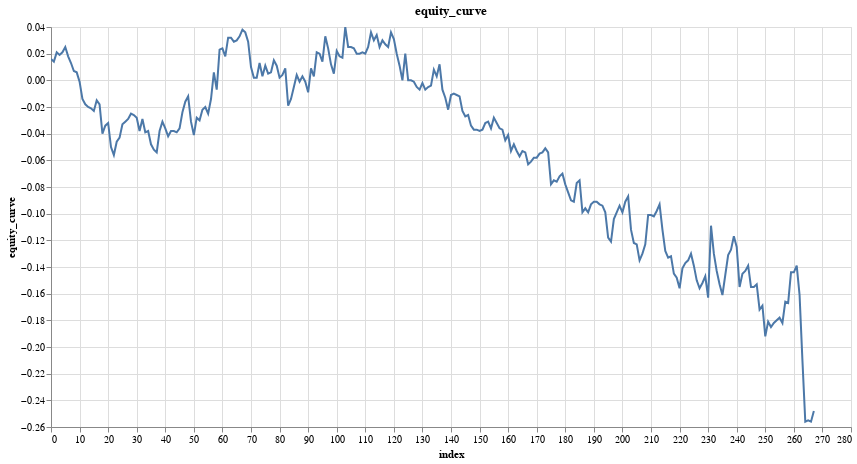

Notebook code cell kept with this figure:
### Code cell
research.plot_column(trade_results, 'equity_curve')
# Issue with something that I did'nt installed but I think as we can see  in the view that we are not gaining any thing here

### Figure 1 — Vega specification as saved in the notebook (floating-point values rounded to 4 significant figures; data arrays with more than 128 entries replaced by an {"elided": "..."} marker saying what was removed)
{"$schema": "https://vega.github.io/schema/vega/v5.json", "data": [{"name": "param_13_store"}, {"name": "source_0", "values": {"elided": "268 records"}}, {"name": "source_0_x_domain_index", "values": [{"min": 0, "max": 267}]}, {"name": "source_0_y_domain_equity_curve", "values": [{"min": -0.256, "max": 0.04}]}], "signals": [{"name": "unit", "value": {}, "on": [{"events": "pointermove", "update": "isTuple(group()) ? group() : unit"}]}, {"name": "param_13", "update": "vlSelectionResolve(\"param_13_store\", \"union\")"}, {"name": "param_13_index", "on": [{"events": [{"source": "view", "type": "dblclick"}], "update": "null"}, {"events": {"signal": "param_13_translate_delta"}, "update": "panLinear(param_13_translate_anchor.extent_x, -param_13_translate_delta.x / width)"}, {"events": {"signal": "param_13_zoom_delta"}, "update": "zoomLinear(domain(\"x\"), param_13_zoom_anchor.x, param_13_zoom_delta)"}]}, {"name": "param_13_equity_curve", "on": [{"events": [{"source": "view", "type": "dblclick"}], "update": "null"}, {"events": {"signal": "param_13_translate_delta"}, "update": "panLinear(param_13_translate_anchor.extent_y, param_13_translate_delta.y / height)"}, {"events": {"signal": "param_13_zoom_delta"}, "update": "zoomLinear(domain(\"y\"), param_13_zoom_anchor.y, param_13_zoom_delta)"}]}, {"name": "param_13_tuple", "on": [{"events": [{"signal": "param_13_index || param_13_equity_curve"}], "update": "param_13_index && param_13_equity_curve ? {unit: \"\", fields: param_13_tuple_fields, values: [param_13_index,param_13_equity_curve]} : null"}]}, {"name": "param_13_tuple_fields", "value": [{"field": "index", "channel": "x", "type": "R"}, {"field": "equity_curve", "channel": "y", "type": "R"}]}, {"name": "param_13_translate_anchor", "value": {}, "on": [{"events": [{"source": "scope", "type": "pointerdown"}], "update": "{x: x(unit), y: y(unit), extent_x: domain(\"x\"), extent_y: domain(\"y\")}"}]}, {"name": "param_13_translate_delta", "value": {}, "on": [{"events": [{"source": "window", "between": [{"source": "scope", "type": "pointerdown"}, {"source": "window", "type": "pointerup"}], "consume": true, "type": "pointermove"}], "update": "{x: param_13_translate_anchor.x - x(unit), y: param_13_translate_anchor.y - y(unit)}"}]}, {"name": "param_13_zoom_anchor", "on": [{"events": [{"source": "scope", "consume": true, "type": "wheel"}], "update": "{x: invert(\"x\", x(unit)), y: invert(\"y\", y(unit))}"}]}, {"name": "param_13_zoom_delta", "on": [{"events": [{"source": "scope", "type": "wheel", "consume": true}], "update": "pow(1.001, event.deltaY * pow(16, event.deltaMode))", "force": true}]}, {"name": "param_13_modify", "on": [{"events": {"signal": "param_13_tuple"}, "update": "modify(\"param_13_store\", param_13_tuple, true)"}]}], "marks": [{"type": "line", "name": "marks", "from": {"data": "source_0"}, "sort": {"field": "x"}, "encode": {"update": {"stroke": {"value": "#4c78a8"}, "x": {"field": "index", "scale": "x"}, "defined": {"signal": "isValid(datum[\"index\"]) && isFinite(+datum[\"index\"]) && isValid(datum[\"equity_curve\"]) && isFinite(+datum[\"equity_curve\"])"}, "y": {"field": "equity_curve", "scale": "y"}, "tooltip": {"signal": "{\"index\": format(datum[\"index\"], \"\"), \"equity_curve\": format(datum[\"equity_curve\"], \"\")}"}}}, "interactive": true, "clip": true, "style": ["line"]}], "scales": [{"name": "x", "type": "linear", "domain": [{"signal": "(data(\"source_0_x_domain_index\")[0] || {}).min"}, {"signal": "(data(\"source_0_x_domain_index\")[0] || {}).max"}], "range": [0, {"signal": "width"}], "zero": false, "nice": true, "domainRaw": {"signal": "param_13[\"index\"]"}}, {"name": "y", "type": "linear", "domain": [{"signal": "(data(\"source_0_y_domain_equity_curve\")[0] || {}).min"}, {"signal": "(data(\"source_0_y_domain_equity_curve\")[0] || {}).max"}], "range": [{"signal": "height"}, 0], "nice": true, "domainRaw": {"signal": "param_13[\"equity_curve\"]"}, "zero": true}], "axes": [{"scale": "x", "ticks": false, "orient": "bottom", "grid": true, "tickCount": {"signal": "ceil(width/40)"}, "aria": false, "labels": false, "gridScale": "y", "maxExtent": 0, "domain": false, "minExtent": 0, "zindex": 0}, {"scale": "y", "tickCount": {"signal": "ceil(height/40)"}, "grid": true, "gridScale": "x", "domain": false, "orient": "left", "maxExtent": 0, "zindex": 0, "ticks": false, "labels": false, "aria": false, "minExtent": 0}, {"scale": "x", "grid": false, "labelFlush": true, "labelOverlap": true, "zindex": 0, "tickCount": {"signal": "ceil(width/40)"}, "title": "index", "orient": "bottom"}, {"scale": "y", "title": "equity_curve", "zindex": 0, "grid": false, "labelOverlap": true, "tickCount": {"signal": "ceil(height/40)"}, "orient": "left"}], "title": {"text": "equity_curve", "frame": "group"}, "background": "white", "width": 800, "padding": 5, "height": 400, "style": "cell"}
